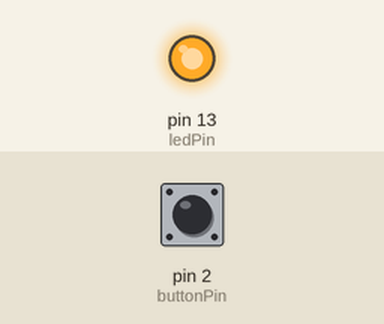
Bench run of a sketch on a simulated Arduino Uno, built with avr-gcc and run on an emulated ATmega328P. Shown: output pins drawn as LEDs (lit = HIGH). Dashed ring = blinking. The test bench sets the inputs (shaded band); at power-on: pin 2 (buttonPin) LOW.

Above: at 1.2 s.
1.3 s: pin 2 (buttonPin) pulled HIGH for 3.2 s
At 2.1 s:
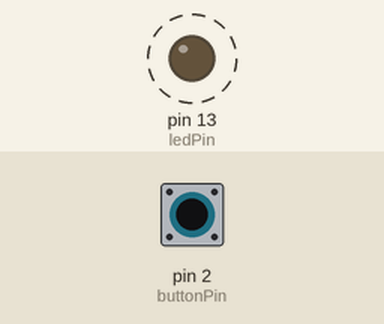
Timing chart, 0 to 5.8 s (numbered marks = the images above; inputs shaded):
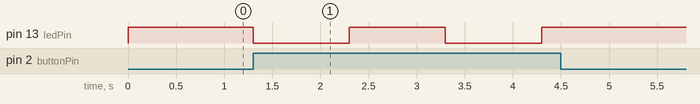

Measured:
- after the input at 1.3 s, pin 13 (ledPin): alternates HIGH for 1.0 s and LOW for 1.0 s, 4 changes in all, then stays HIGH, starting at once

The sketch:

LED.ino
```cpp
/*
 * Primeiro projeto com Arduíno: pressiona a chave e acende um LED.
 */
int ledPin = 13;
int buttonPin = 2;
int buttonState = 0;

void setup () {
  pinMode(ledPin, OUTPUT);
  pinMode(buttonPin, INPUT);
}

void loop () {
  buttonState = digitalRead(buttonPin);

  if (buttonState == HIGH) {
    digitalWrite(ledPin, LOW);
    delay(1000);
    digitalWrite(ledPin, HIGH);
    delay(1000);
  }
  else {
    digitalWrite(ledPin, HIGH);
  }
}
```
